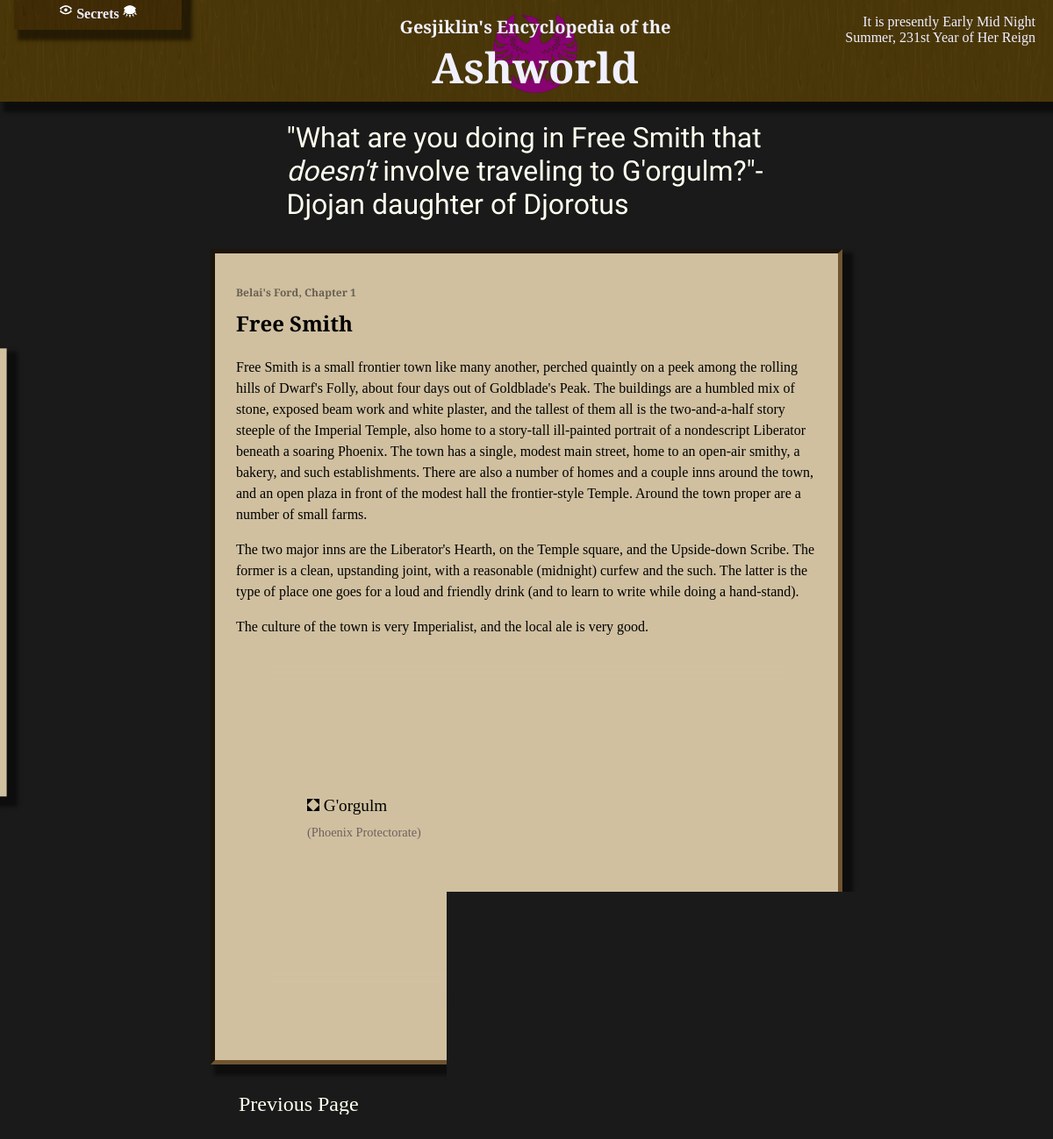
Screenshot of /Free Smith-info with the database file from the repository.
### wiki/models.py (models this page shows, shortened)
class InfoPage(models.Model):
    short_title = models.CharField(max_length = 64, primary_key=True)
    def title(self):
        return self.short_title #self.full_title if self.full_title else self.short_title
    def prev_page(self):
        return InfoPage.objects.get(next_page = self)
    def _chapter(self):
        prev = self
        i = 0
        while True:
            try:
                prev = prev.prev_page()
            except InfoPage.DoesNotExist:
                break
            i += 1
        return (prev, i)
    def chapter(self):
        info, number = self._chapter()
        return "{}, Chapter {}".format(info.title(), number) if number > 0 else "Introduction"
    def is_secret(self):
        return len(self.text) == 0 and len(InfoSecret.objects.filter(page = self))
    def map_location(self):
        return MapLocation.objects.get(page = self)
    quote = models.TextField(blank = True)
    text = models.TextField(blank = True)
    next_page = models.ForeignKey(to='self', on_delete=models.SET_NULL, null=True, blank=True)

class MapLocation(models.Model):
    page = models.ForeignKey(to=InfoPage, on_delete=models.SET_DEFAULT, default=InfoPage.objects.get(pk = 'Introduction').pk)
    def title(self):
        return self.page.title()
    note = models.TextField(max_length = 64, blank=True)
    LOC_TYPES = [
        ('village', 'Small Village or Town'),
        ('city', 'Major City'),
        ('region', 'General Region')
    ]
    loc_type = models.TextField(max_length = max(len(i) for i,_ in LOC_TYPES), choices = LOC_TYPES, default = LOC_TYPES[0][0])
    x = models.IntegerField()
    y = models.IntegerField()

### wiki/views.py (the view)
# urls.py: path('', views.index, name='dictionary'),
def index(request, **kwargs):
	template_name = "wiki/index.html"
	context = base_context(request)
	short_title = kwargs['pagetitle'] if ('pagetitle' in kwargs) else 'Introduction'
	info = None
	try:
		info = InfoPage.objects.get(short_title__iexact=short_title)
	except InfoPage.DoesNotExist:
		base_url = reverse('search')
		query_string =  urlencode({'terms': short_title})
		url = '{}?{}'.format(base_url, query_string)
		return redirect(url)
	context['info'] = info
	return render(request, template_name, context)

### wiki/templatetags/wiki_extras.py (called while the page is built, shortened)
@register.filter
def strongterms(value, terms, start_strong="<strong>", end_strong="</strong>"):
    if not terms:
        return mark_safe(value)

### wiki/views.py (called while the page is built)
def pop_popup(request):
	queue = request.session.get('popupforms', [])
	if queue and isinstance(queue, list):
		r = queue.pop(0)
		request.session['popupforms'] = queue
		return r
	else:
		return None

def base_context(request):
	context = {}
	context['show_secrets'] = request.session.get('show_secrets', False)
	context['passwords'] = request.session.get('passwords')
	context['locations'] = MapLocation.objects.all()
	if context['passwords']:
		context['unlocked_secrets'] = list(reduce(lambda x,y : x.union(y), (SecretPassword.objects.get(pk=i).unlocks() for i in context['passwords'])))
	context['popupform'] = pop_popup(request)
	context['terms_str'] = request.GET.get('terms')
	context['terms'] = list(filter(lambda term : not term in ignored_terms, context['terms_str'].split(' ') if context['terms_str'] else []))
	context['show_edit'] = request.get_host() == "127.0.0.1:8000"
	return context

### wiki/templates/wiki/index.html (shortened to what this page needs)
{% load static %}
{% load wiki_extras %}
<!DOCTYPE HTML>
<html>
<head>
    <link rel="stylesheet" type="text/css" href="{% static 'wiki/style.css' %}"/>
    {% block head %}
    <link rel="stylesheet" type="text/css" href="{% static 'wiki/info.css' %}"/>
    {% endblock %}
</head>
<body>
<div class="title">
    <image src="{% static 'wiki/Phoenix.png' %}" alt=""/>
    <span><h2>Gesjiklin's Encyclopedia of the</h2><h1>Ashworld</h1></span>
    <div class="passwords">
        <h3>
            <img src="{% static 'wiki/openEye.png' %}" alt="" height="16"/>
            Secrets
            <img src="{% static 'wiki/closedEye.png' %}" alt="" height="16"/>
        </h3>
    </div>
    <p id="datetime" class="right">
        It is presently HOUR SECTION <br/>
        Summer, 231st Year of Her Reign
    </p>
</div>
<div class="titlebuffer"></div>
<div class="sidebar">
</div>
<div class="content">
    {% block content %}
    <p class="quote">
        {{ info.quote | safe}}
    </p>
    <div class="textbox">
        <h3 class="chapter">{{ info.chapter }}</h3>
        <h2>
            {% if info.is_secret and not show_secrets %}
                <span class="secret">There are only secrets here.</span>
            {% else %}
                {{ info.title | safe }}
            {% endif %}
        </h2>
        <p>
            {{ info.text | strongterms:terms }}
        </p>
        {% if info.map_location %}
            {% include 'wiki/map.html' %}
        {% endif %}
    </div>
    {% if info.prev_page %}
        <a id="prev" class="pageturn" href="{% url 'info' info.prev_page.pk %}">Previous Page</a>
    {% endif %}
    {% if info.next_page %}
        <a id="next" class="pageturn" href="{% url 'info' info.next_page.pk %}">Next Page</a>
    {% endif %}
    {% endblock %}
</div>
</body>
</html>

### wiki/templates/wiki/map.html (shortened to what this page needs)
{% load static %}
<link rel="stylesheet" href="{% static 'wiki/map.css' %}"/>
<div class="mapcontainer">
    <div id="worldmap" class="map pannable">
        {% for location in locations %}
            <a class="maplocation mapsticky map{{location.loc_type}} matchbackground" href="{% url 'info' location.page.pk %}"
                style="top: {{ location.y }}px; left: {{ location.x }}px ">
                {% if location.loc_type != 'region' %}
                    <image src="
                        {% if location.loc_type == 'city' %}
                            {% static 'wiki/city.png' %}
                        {% else %}
                            {% static 'wiki/village.png' %}
                        {% endif %}
                    "/>
                {% endif %}
                {{ location.title }}
                <br/>
                {% if location.note %}
                    <span class="note">({{ location.note }})</span>
                {% endif %}
            </a>
        {% endfor %}
    </div>
    <div class="blurededge matchcolortoback"></div>
</div>
<p class="note">The flag is at <span id="markerx">100</span> East, <span id="markery">100</span> South</p>

### wiki/static/wiki/style.css (style rules this page uses)
body { padding: 0%; margin: 0%; background-image: url("/static/wiki/stone.png"); background-repeat: repeat; background-attachment: fixed; }
body:before { position: fixed; content:""; top:0; left:0; width:100%; height:100%; opacity: 0.985; background-color: #171717; z-index: -10; }
.title { position: fixed; top: 0; left: 0; width: 100%; margin: 0%; padding: 10px; text-align: center; z-index: 10; }
.title, .passwords { background-image: url("/static/wiki/wood.jpg"); background-repeat: repeat; background-size: 200px 200px; }
.title:before, .passwords:before { position: absolute; content:""; top:0; left:0; width:100%; height:100%; opacity: 0.85; background: #453605; z-index: -10; }
.title, .title a { color: #f0f0ff; }
.title, .titlebuffer { height: 6em; }
.title img { max-height: 100%; }
.title span { position: absolute; top: 0; left: 50%; transform: translate(-50%, 0%); }
.title h2 { margin-bottom: 0%; font-size: 1.25em; }
.title h1 { margin-top: 0%; margin-bottom: 8px; font-size: 3em; }
.title h1, h2, .sidebar a, .sidebar form { font-family: 'Cinzel Decorative', cursive; }
.title p { position: absolute; top: 0; padding: 0px 8px; }
.title p.right { text-align: right; right: 2em; }
.passwords { position: absolute; left: 16px; top: 0; transform: translate(0, calc(18px + 1em - 100%)); width: 15%; padding: 4px; padding-bottom: 8px; transition: top 1s; transition: bottom 1s; transition: transform 1s; }
.passwords:before { background: #382702; }
.passwords:before { z-index: 0; }
.passwords p, .passwords form, .passwords h3 { position: relative; z-index: 1; }
.passwords h3 { font-weight: bold; font-size: 1em; margin-bottom: 1px; }
.content { padding: 10px 20%; color: #fffff0; }
.quote, .quoteauthor { font-family: 'Tangerine', cursive; padding-left: 12%; padding-right: 12%; }
.quote { font-size: 2em; }
.textbox { color: #000000; padding: 24px; border-style: inset; border-color: #705530; border-width: 5px; line-height: 1.5; }
.textbox p { position: relative; }
.sidebar { position: absolute; left: 0; top: 50%; padding: 16px; padding-top: inherit; width: 10%; max-width: 10em; overflow: hidden; z-index: 20; transform: translate(-95%, -50%); transition: transform 1s; }
a { text-decoration: none; color: #000000; }
.title, .content .textbox, .sidebar, .passwords { box-shadow: 8px 8px 4px 4px #00000080; }
.sidebar, .textbox { background-color: #d0c0a0; }
.content .textbox .matchbackground { background: -moz-radial-gradient(closest-side, #d0c0a0, #00000000); }
.content .textbox .matchcolortoback { color: #d0c0a0; }

### wiki/static/wiki/info.css (style rules this page uses)
.edit, .pageturn { font-family: 'Cinzel Decorative', cursive; text-decoration: none; }
#next.pageturn, .edit { float: right; }
.pageturn { color: inherit; padding: 32px 32px; font-size: 1.5em; }
#prev.pageturn { float: left; }
h3.chapter { font-size: 0.75em; color: #00000080; margin-bottom: -12px; font-family: 'Cinzel Decorative', cursive; }

### wiki/static/wiki/map.css (style rules this page uses)
.mapcontainer { position: relative; overflow: hidden; height: 50vh; }
.map { position: relative; margin: 0 0; width: 1500px; object-fit: cover; }
.map, .map img { user-select: none; -moz-user-select: none; -webkit-user-select: none; -ms-user-select: none; }
.mapsticky { position: absolute; top: 100px; left: 100px; }
.blurededge { position: absolute; width: 100%; height: 100%; top: 0; left: 0; box-shadow: 0 0 16px 16px inset; pointer-events: none; }
.note { color: #706060; text-align: right; font-weight: normal; font-size: 0.75em; }
.mapcity { font-size: 1.2em; }

### rows the page displays
InfoPage: quote "\"What are you doing in Free Smith that doesn't involve traveling to G'orgulm?\" -Djojan daughter of Djorotus", chapter "Belai's Ford, Chapter 1", title "Free Smith", text|strongterms "Free Smith is a small frontier town like many another, perched quaintly on a peek among the rolling hills of Dwarf's Folly, about four days out of Goldblade's Peak. The buildings are a humbled mix of stone, exposed beam work and white plaster, and the tallest of them all is the two-and-a-half story steeple of the Imperial Temple, also home to a story-tall ill-painted portrait of a nondescript Liberator beneath a soaring Phoenix. The town has a single, modest main street, home to an open-air smithy, a bakery, and such establishments. There are also a number of homes and a couple inns around the town, and an open plaza in front of the modest hall the frontier-style Temple. Around the town…"
MapLocation: title "G'orgulm", note "Phoenix Protectorate"
